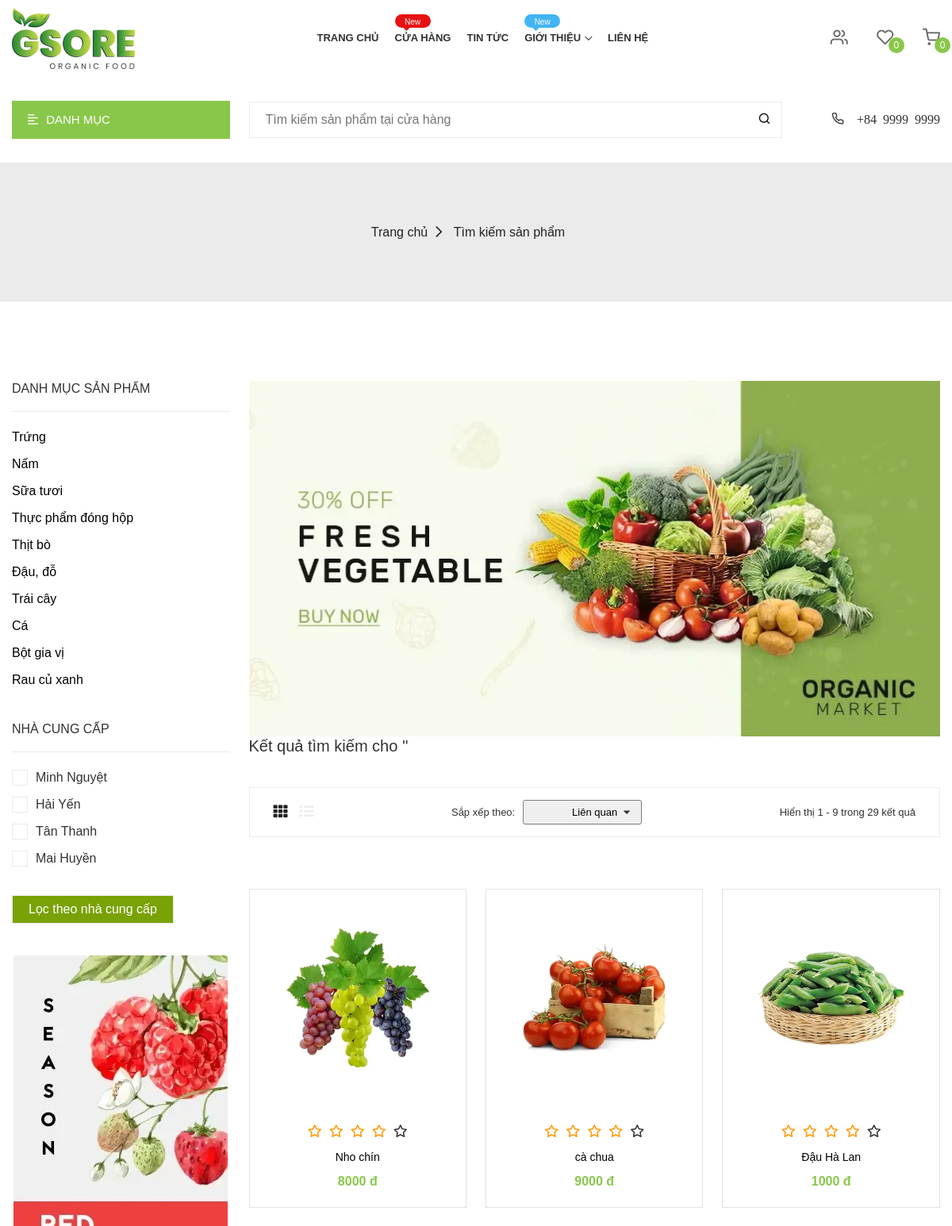
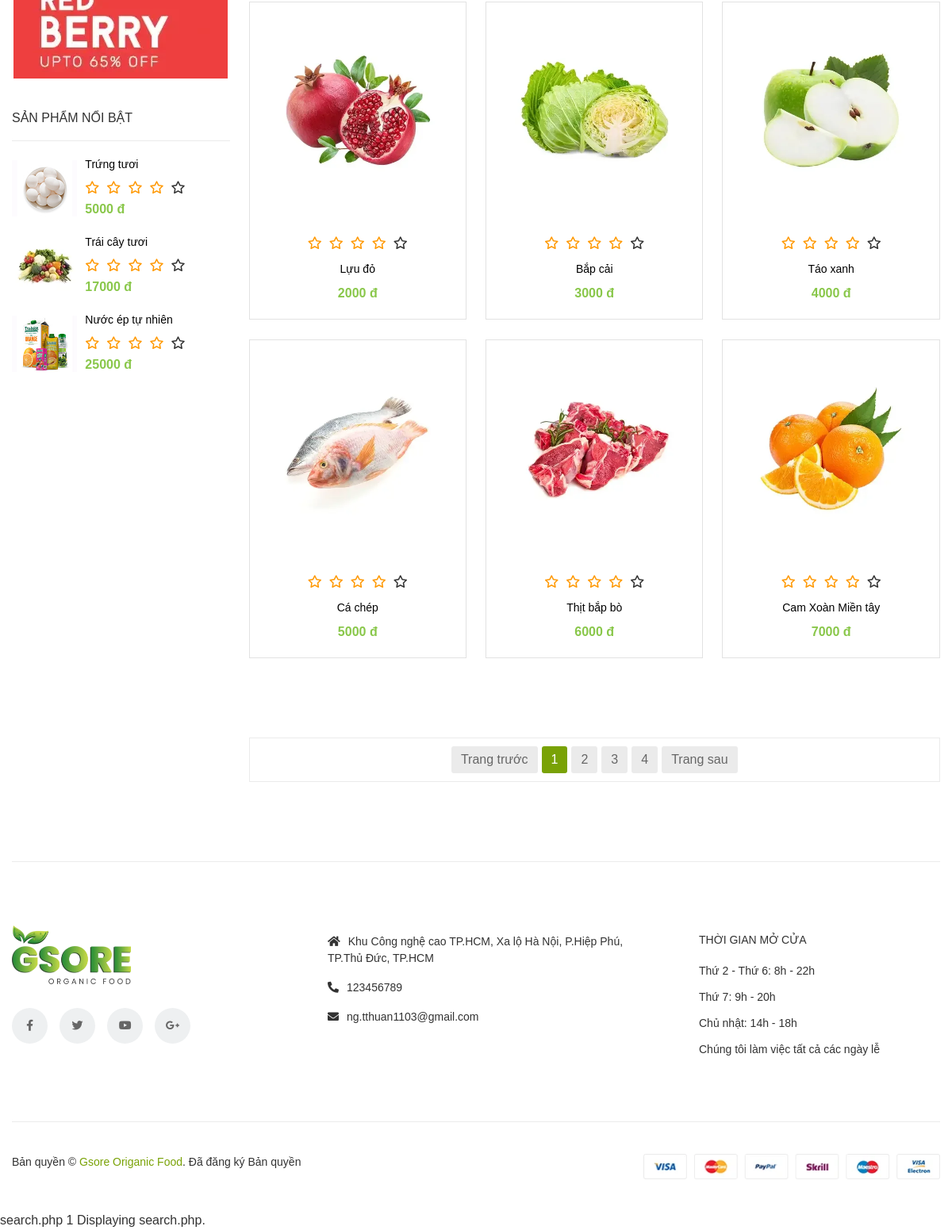
Screenshot of /search.php with the database file from the repository (2 pictures, top to bottom).
### tables this page shows
CREATE TABLE `loaisanpham` (
  `maloaisanpham` int(10) NOT NULL,
  `tenloaisanpham` varchar(100) NOT NULL,
  `anhloai` varchar(200) NOT NULL
);

CREATE TABLE `nhacungcap` (
  `manhacungcap` int(10) NOT NULL,
  `tennhacungcap` varchar(100) NOT NULL,
  `diachinhacungcap` varchar(100) NOT NULL,
  `sdtnhacungcap` int(15) NOT NULL
);

CREATE TABLE `sanpham` (
  `masanpham` int(10) NOT NULL,
  `tensanpham` varchar(100) NOT NULL,
  `maloaisanpham` int(10) NOT NULL,
  `soluong` int(15) NOT NULL,
  `dongia` int(15) NOT NULL,
  `anh` varchar(200) NOT NULL,
  `mota` text NOT NULL,
  `manhacungcap` int(10) NOT NULL,
  `makhuyenmai` int(10) NOT NULL
);

### search.php (the view, shortened to what the rows shown need)
<!DOCTYPE html>
<html lang="zxx">
<head>
    <link rel="stylesheet" href="assets/css/vendor/jquery-ui.min.css">
    <link rel="stylesheet" href="assets/css/vendor/fontawesome.css">
    <link rel="stylesheet" href="assets/css/vendor/plaza-icon.css">
    <link rel="stylesheet" href="assets/css/vendor/bootstrap.min.css">
    <link rel="stylesheet" href="assets/css/plugin/slick.css">
    <link rel="stylesheet" href="assets/css/plugin/material-scrolltop.css">
    <link rel="stylesheet" href="assets/css/plugin/price_range_style.css">
    <link rel="stylesheet" href="assets/css/plugin/in-number.css">
    <link rel="stylesheet" href="assets/css/plugin/venobox.min.css">
    <link rel="stylesheet" href="assets/css/plugin/jquery.lineProgressbar.css">
    <link rel="stylesheet" href="assets/css/main.css">
</head>
<body>
    <main id="main-container" class="main-container">
        <div class="container">
            <div class="row flex-column-reverse flex-lg-row">
                <div class="col-lg-3">
                    <div class="sidebar">
                        <div class="sidebar__widget">
                            <ul class="sidebar__menu">
                                <?php
                                    include("config.php");
                                    $search = $_GET['q'];
                                    $sql = "SELECT *
                                            FROM loaisanpham
                                            ";
                                    $loai_san_pham = mysqli_query($ket_noi,$sql);
                                    while ($row = mysqli_fetch_array($loai_san_pham)){
                                ;?>
                                <li><a href="search.php?q=<?php echo $search; ?>&cate=<?php echo $row["tenloaisanpham"]; ?>&supplier=&sort=&page=1"><?php echo $row["tenloaisanpham"]; ?></a></li>
                                <?php
                                }
                                ?>
                            </ul>
                        </div>
                        <div class="sidebar__widget">
                            <ul class="sidebar__menu-filter ">
                                <?php
                                    include("config.php");
                                    $sql = "SELECT *
                                            FROM nhacungcap
                                            ";
                                    $nha_cung_cap = mysqli_query($ket_noi,$sql);
                                    while ($row = mysqli_fetch_array($nha_cung_cap)){
                                ;?>
                                    <li class="sidebar__menu-filter-list">
                                        <label for="men"><span><?php echo $row["tennhacungcap"]; ?></span></label>
                                    </li>
                                <?php
                                }
                                ?>
                                <br/>
                                <br/>
                            </ul>
                        </div>
                    </div>
                </div>
                <div class="col-lg-9">
                        <?php
                            $sapxep = isset($_GET['sort'])? $_GET['sort'] : '';
                        ;?>
                    <div class="product-tab-area">
                        <div class="tab-content tab-animate-zoom">
                            <div class="tab-pane show active shop-grid" id="sort-grid">
                                <div class="row">
                                    <?php
                                        include("config.php");
                                        $id = isset($_GET["page"])? $_GET["page"] : '';
                                        $loai = isset($_GET['cate'])? $_GET['cate'] : "";
                                        $ncc = isset($_GET['supplier'])? $_GET['supplier'] : "";
                                        $search = $_GET['q'];
                                        $sql = "SELECT masanpham, tensanpham, sanpham.maloaisanpham, tenloaisanpham, sanpham.anh, giamgia,thoihan, dongia, sanpham.manhacungcap, tennhacungcap
                                                FROM sanpham JOIN loaisanpham ON sanpham.maloaisanpham = loaisanpham.maloaisanpham
                                                    LEFT JOIN khuyenmai on sanpham.makhuyenmai = khuyenmai.makhuyenmai
                                                    JOIN nhacungcap on sanpham.manhacungcap = nhacungcap.manhacungcap
                                                WHERE tensanpham LIKE '%" .$search ."%' AND masanpham >= (($id-1) * 9 + 1)
                                                ";
                                        if ($loai=='') {
                                            $sql = $sql ."AND tenloaisanpham NOT IN ('') ";
                                        } else{
                                            $sql = $sql ."AND tenloaisanpham LIKE '" .$loai ."' ";
                                        }
                                        if ($ncc=='') {
                                            $sql = $sql ."AND tennhacungcap NOT IN ('') ";
                                        } else{
                                            $sql = $sql ."AND tennhacungcap IN(".$ncc .")";
                                        }
                                        if ($sapxep == '') {
                                            $sql = $sql ."ORDER BY masanpham ";
                                        } else {
                                            $sql = $sql ."ORDER BY " .$sapxep;
                                        }
                                        $sql = $sql ." LIMIT 9 ;";
                                        $san_pham = mysqli_query($ket_noi,$sql);
                                        $so_luong = mysqli_num_rows($san_pham);
                                        if ($so_luong != 0){
                                            while($row = mysqli_fetch_array($san_pham)){
                                    ;?>
                                    <div class="col-md-4 col-sm-6 col-12">
                                        <div class="product__box product__default--single text-center">
                                            <div class="product__img-box  pos-relative">
                                                <a href="product-single-default.php?id=<?php echo $row["masanpham"];?>" class="product__img--link">
                                                    <img class="product__img img-fluid" src="<?php echo 'assets/img/product/size-normal/'.$row['anh'];?>" alt="">
                                                </a>
                                            </div>
                                            <div class="product__content m-t-20">
                                                <ul class="product__review">
                                                    <li class="product__review--fill"><i class="icon-star"></i></li>
                                                    <li class="product__review--fill"><i class="icon-star"></i></li>
                                                    <li class="product__review--fill"><i class="icon-star"></i></li>
                                                    <li class="product__review--fill"><i class="icon-star"></i></li>
                                                    <li class="product__review--blank"><i class="icon-star"></i></li>
                                                </ul>
                                                <a href="product-single-default.php?id=<?php echo $row["masanpham"];?>" class="product__link"><?php echo $row['tensanpham'];?></a>
                                                <div class="product__price m-t-5">
                                                    <?php
                                                        $first_date = strtotime(date($row["thoihan"]));
                                                        $second_date = strtotime(date("Y-m-d H:i:s"));
                                                        if($first_date > $second_date && $row['giamgia']!=0){
                                                            $gia_da_giam = $row["dongia"]*(100 - $row["giamgia"])/100;
                                                            echo '<span class="product_price">'.$gia_da_giam.' đ'.' <del>'.$row["dongia"].' đ</del></span>';
                                                        }
                                                        else {
                                                            echo '<span class="product_price">'.$row["dongia"].' đ</span>';
                                                        }
                                                    ;?>
                                                </div>
                                            </div>
                                        </div>
                                    </div>
                                    <?php
                                            }
                                        } else echo "&emsp;Không có sản phẩm phù hợp với yêu cầu của bạn";
                                    ;?>
                                </div>
                            </div>
                        </div>
                    </div>
                </div>
            </div>
                </div>
    </main>
</body>
</html>

### rows the page displays
loaisanpham: tenloaisanpham "Trứng"
loaisanpham: tenloaisanpham "Nấm"
loaisanpham: tenloaisanpham "Sữa tươi"
loaisanpham: tenloaisanpham "Thực phẩm đóng hộp"
loaisanpham: tenloaisanpham "Thịt bò"
loaisanpham: tenloaisanpham "Đậu, đỗ"
loaisanpham: tenloaisanpham "Trái cây"
loaisanpham: tenloaisanpham "Cá"
loaisanpham: tenloaisanpham "Bột gia vị"
loaisanpham: tenloaisanpham "Rau củ xanh"
nhacungcap: tennhacungcap "Minh Nguyệt"
nhacungcap: tennhacungcap "Hải Yến"
nhacungcap: tennhacungcap "Tân Thanh"
nhacungcap: tennhacungcap "Mai Huyền"
sanpham: anh (picture), tensanpham "Nho chín", dongia "8000"
sanpham: anh (picture), tensanpham "cà chua", dongia "9000"
sanpham: anh (picture), tensanpham "Đậu Hà Lan", dongia "1000"
sanpham: anh (picture), tensanpham "Lựu đỏ", dongia "2000"
sanpham: anh (picture), tensanpham "Bắp cải", dongia "3000"
sanpham: anh (picture), tensanpham "Táo xanh", dongia "4000"
sanpham: anh (picture), tensanpham "Cá chép", dongia "5000"
sanpham: anh (picture), tensanpham "Thịt bắp bò", dongia "6000"
sanpham: anh (picture), tensanpham "Cam Xoàn Miền tây", dongia "7000"

### other values shown
$i "0"
$so_luong "29"
$i "2"
$i "3"
$i "4"
